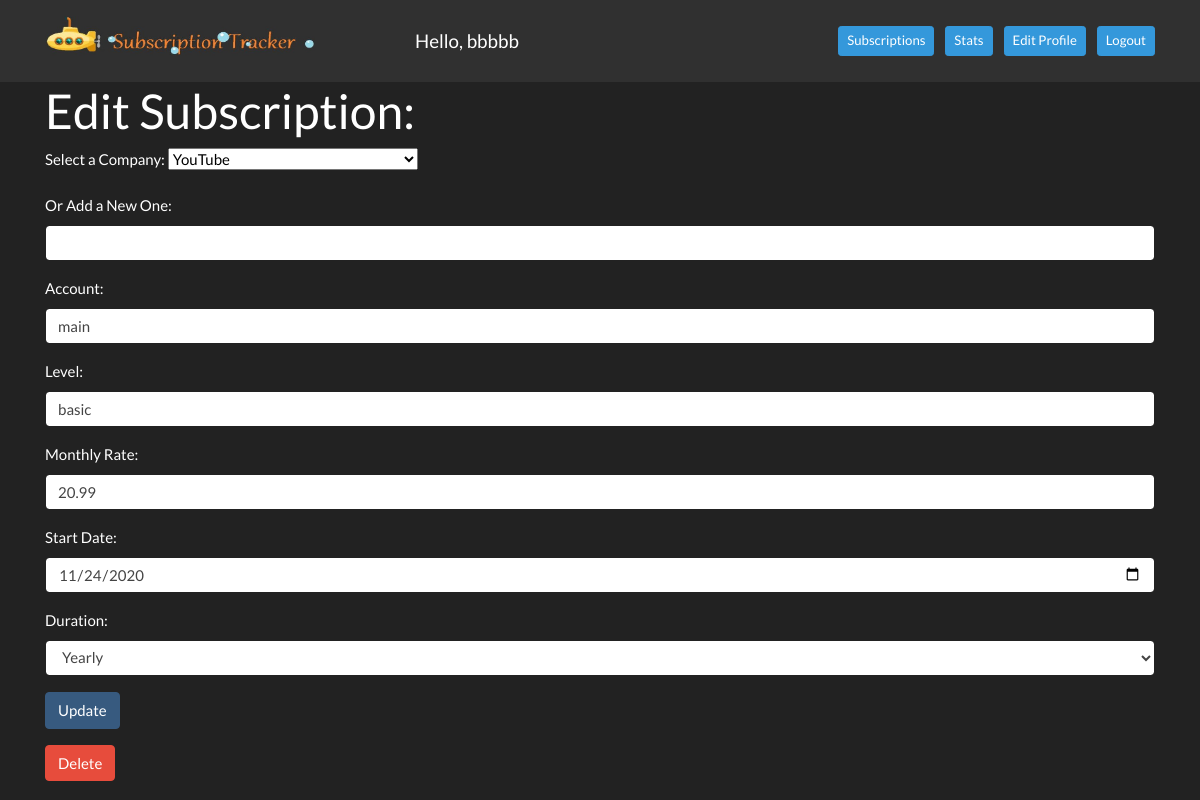
The app's page /edit_subscription/5 (signed in) with its own data.
### group_app/models.py (models this page shows)
class User(models.Model):
    first_name = models.CharField(max_length=255)
    last_name = models.CharField(max_length=255)
    email = models.EmailField(max_length=255)
    password = models.CharField(max_length=255)
    updated_at = models.DateTimeField(auto_now=True)
    created_at = models.DateTimeField(auto_now_add = True)
    objects = UserManager()

class Subscription(models.Model): #company's / user's subscriptions
    user = models.ForeignKey(
        User,
        related_name = "subscriptions",
        on_delete = models.CASCADE
    )
    company = models.ForeignKey(
        Company,
        related_name = "company_subscriptions",
        on_delete = models.CASCADE
    )
    account = models.CharField(max_length = 255) #for different accounts from same company
    level = models.CharField(max_length = 255) # for premium, basic, first tier etc
    monthly_rate = models.DecimalField(decimal_places=2, max_digits=5)
    start_date = models.DateField()#can be selected from a clickable calender to deal with formatting
    renew_by_date = models.DateField(null=True, blank=True)
    duration = models.CharField(max_length = 255) #can select from dropdown? auto-renew, 12-month, etc
    updated_at = models.DateTimeField(auto_now=True)
    created_at = models.DateTimeField(auto_now_add = True)
    objects = SubscriptionManager()#use to validate subscription data

class Company(models.Model): #one-to-many with photos, subscriptions
    company_name = models.CharField(max_length=255)
    entered_by_admin = models.BooleanField(default=False)
    url = models.TextField(null=True, blank=True)#made text field in case urls are very long
    image_src = models.TextField(default="no_img_available.jpg", null=True, blank=True)#made text field in case img urls are very long
    image_alt = models.CharField(default="no image available",max_length=255, null=True, blank=True)
    updated_at = models.DateTimeField(auto_now=True)
    created_at = models.DateTimeField(auto_now_add = True)

### group_app/views.py (the view)
# urls.py: path('edit_subscription/<int:subscription_id>', views.edit_subscription),
def edit_subscription(request, subscription_id):
    if 'user_id' in request.session:
        logged_user = User.objects.get(id=request.session['user_id'])
        subscription_to_edit = Subscription.objects.get(id=subscription_id)
        if subscription_to_edit.user == logged_user:
            all_companies = Company.objects.filter(entered_by_admin=True)
            context = {
                'logged_user': logged_user,
                'subscription_to_edit': subscription_to_edit,
                'all_companies': all_companies,
            }
            return render(request, "editSubscription.html", context)
        return redirect("/subscriptions/sd/1")
    return redirect("/")

### group_app/templates/editSubscription.html (shortened to what this page needs)
<!DOCTYPE html>
<head>
    {% load static %}
    <link rel="stylesheet" href="{% static '' %}">
    <link rel="stylesheet" href="https://cdn.jsdelivr.net/npm/bootswatch@4.5.2/dist/darkly/bootstrap.min.css">
</head>
<body>
    <nav class="navbar navbar-expand-lg navbar-dark bg-dark">
        <div class="container">
            <img id="logo" src="{% static 'logo_dark_grey_bg.jpg' %}" alt="subscription tracker logo" style="width:270px;height:50px; padding-bottom: 10px; margin-right: 100px;">
            <a class="navbar-brand" href="#">Hello, {{ logged_user.first_name }}</a>
            <div class="collapse navbar-collapse" id="navbarText">
                <span class="navbar-text">
                        <a href="/subscriptions/sd/1" role="button"
                        class="btn btn-sm btn-info ml-2 text-white">Subscriptions</a>
                        <a href="/subscriptions/stats" role="button"
                        class="btn btn-sm btn-info ml-2 text-white">Stats</a>
                        <a href="/user_account" role="button"
                        class="btn btn-sm btn-info ml-2 text-white">Edit Profile</a>
                        </a> <a href="/logout" role="button"
                        class="btn btn-sm btn-info ml-2 text-white">Logout</a>
                </span>
            </div>
        </div>
    </nav>
    <div class="container">
            <h1>Edit Subscription:</h1>
        <form action="/process_edit_subscription/{{ subscription_to_edit.id }}" method="POST">
            {% if subscription_to_edit.company.entered_by_admin %}
                <div class="form-group">
                    <label for='company_id'>Select a Company:</label>
                    <select name="company_id">
                        <option value="{{ subscription_to_edit.company.id }}">{{ subscription_to_edit.company.company_name }}</option>
                    </select>
                </div>
                <div class="form-group">
                    <label for='company_name'>Or Add a New One:</label>
                    <input type="text" name="company_name" id='company_name' class='form-control'>
                </div>
            {% endif %}
            <div class="form-group">
                <label for='account'>Account:</label>
                <input type="text" name="account" id='account' class='form-control' value="{{ subscription_to_edit.account }}">
            </div>
            <div class="form-group">
                <label for='level'>Level:</label>
                <input type="text" name="level" id='level' class='form-control' value="{{ subscription_to_edit.level }}">
            </div>
            <div class="form-group">
                <label for='monthly_rate'>Monthly Rate:</label>
                <input type="text" name="monthly_rate" id='monthly_rate' class='form-control' value="{{ subscription_to_edit.monthly_rate }}">
            </div>
            <div class="form-group">
                <label for='start_date'>Start Date:</label>
                <input type="date" name="start_date" id='start_date' class='form-control' value="{{ subscription_to_edit.start_date|date:"Y-m-d"  }}">
            </div>
            <div class="form-group">
                <label for='duration'>Duration:</label>
                <select name="duration" id='duration' class='form-control'>
                    <option value="{{ subscription_to_edit.duration }}">{{ subscription_to_edit.duration }}</option>
                </select>
            </div>
            <div class="form-group">
                <button class='btn btn-primary' type="submit">Update</button>
            </div>
        </form>
        <form action="/delete_subscription" method="POST">
            <button type="submit" class="btn btn-danger">Delete</button>
        </form>
    </div>
</body>
</html>

### records on screen
User: first_name "bbbbb"
Subscription: company_id "YouTube", account "main", level "basic", monthly_rate "20.99", start_date "11/24/2020", duration "Yearly"
